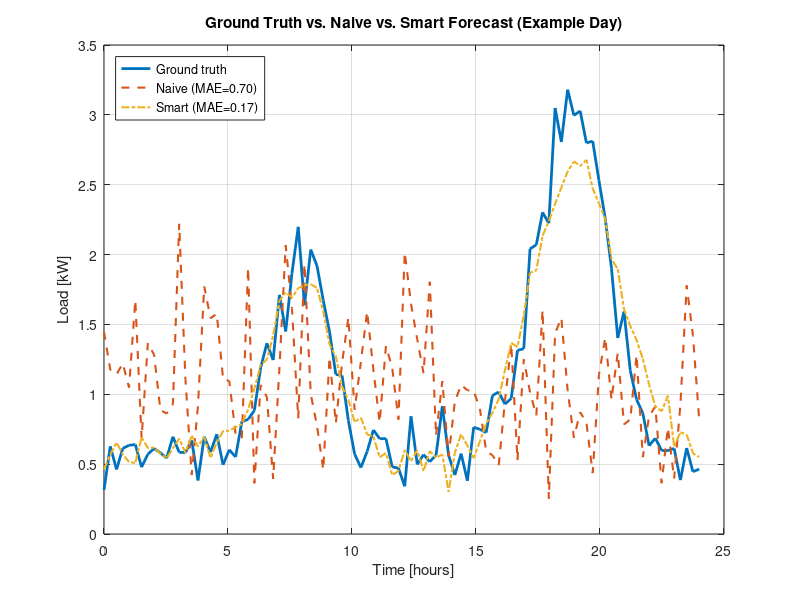

Source code (MATLAB): (Note: this script raises an error after producing the figure.)
function demo_forecast_milp_full
%% DEMO: Forecasting + MILP Peak Shaving + Random Benchmarks
clear; clc; close all;
rng(0);

%% ------------------------------------------------------------------------
% 1) ONE-DAY BASELINE: Ground truth + naive + smart forecast
% -------------------------------------------------------------------------
T = 96;                          % 96 x 15min = 24h
t = linspace(0,24,T);            % hours

% Ground truth (synthetic but realistic)
morning_peak     = 1.5 * exp(-(t - 8).^2  / (2*1.2^2));
evening_peak     = 2.5 * exp(-(t - 19).^2 / (2*1.5^2));
night_background = 0.5 + 0.1*sin(0.5*t);
noise            = 0.15 * randn(size(t));

L_true = morning_peak + evening_peak + night_background + noise;
L_true = max(L_true,0.2);        % no negatives

% Naive forecast: flat + big noise
avg_load      = mean(L_true);
L_fore_naive  = avg_load + 0.4*randn(size(t));
L_fore_naive  = max(L_fore_naive,0.2);

% Smart forecast: aligned peaks + smoother background
smart_morning     = 1.3 * exp(-(t - 8).^2  / (2*1.3^2));
smart_evening     = 2.0 * exp(-(t - 19).^2 / (2*1.8^2));
smart_background  = 0.55 + 0.08*sin(0.4*t);
L_fore_smart      = smart_morning + smart_evening + smart_background ...
                    + 0.07*randn(size(t));
L_fore_smart      = max(L_fore_smart,0.2);

MAE_naive = mean(abs(L_fore_naive - L_true));
MAE_smart = mean(abs(L_fore_smart - L_true));

fprintf('Forecast example (one day):\n');
fprintf('  MAE naive  = %.3f\n', MAE_naive);
fprintf('  MAE smart  = %.3f\n', MAE_smart);

% ---- Figure 1: forecasting example ----
figure(1);
plot(t, L_true, 'LineWidth', 2); hold on;
plot(t, L_fore_naive, '--', 'LineWidth', 1.5);
plot(t, L_fore_smart, '-.', 'LineWidth', 1.5);
grid on;
xlabel('Time [hours]');
ylabel('Load [kW]');
title('Ground Truth vs. Naive vs. Smart Forecast (Example Day)');
legend('Ground truth', ...
       sprintf('Naive (MAE=%.2f)', MAE_naive), ...
       sprintf('Smart (MAE=%.2f)', MAE_smart), ...
       'Location', 'NorthWest');
% print -dpdf fig1_forecast_example.pdf

%% ------------------------------------------------------------------------
% 2) MILP SCHEDULING on top of the SMART forecast baseline
% -------------------------------------------------------------------------
L_baseline = L_fore_smart(:);  % use smart forecast as baseline for scheduling
T = numel(L_baseline);

% Configurable controllable consumers
numConsumers = 5;          % change as you wish
dt           = t(2)-t(1);  % hours per slot

A_kW  = 1.5 + (3.0 - 1.5)*rand(numConsumers,1);   % 1.5–3.0 kW
dur_h = 1   + 2*rand(numConsumers,1);             % 1–3 hours

d_slots = ceil(dur_h / dt);

fprintf('\nConsumers (controllable loads):\n');
for i = 1:numConsumers
    fprintf('  #%d: A = %.2f kW, duration = %.2f h (%d slots)\n', ...
        i, A_kW(i), dur_h(i), d_slots(i));
end

% --- Reference "unscheduled" case: all start at baseline peak ---
[~, idx_peak_base] = max(L_baseline);
x_unsched = zeros(numConsumers, T);
for i = 1:numConsumers
    d = d_slots(i);
    start_idx = idx_peak_base;
    if start_idx + d - 1 > T
        start_idx = T - d + 1;
    end
    x_unsched(i, start_idx:start_idx+d-1) = 1;
end
total_load_unsched = L_baseline' + sum(A_kW .* x_unsched,1);
P_unsched          = max(total_load_unsched);

% --- MILP schedule ---
[x_milp, y_milp, P_milp] = schedule_peak_shaving(L_baseline, A_kW, d_slots);
total_load_milp         = L_baseline' + sum(A_kW .* x_milp,1);
P_milp_real             = max(total_load_milp);

P_base = max(L_baseline);

fprintf('\nPeak comparison (single day):\n');
fprintf('  Baseline-only peak        : %.3f kW\n', P_base);
fprintf('  Unscheduled peak          : %.3f kW\n', P_unsched);
fprintf('  MILP scheduled peak       : %.3f kW\n', P_milp_real);

% ---- Figure 2: load flattening by MILP ----
figure(2);
subplot(2,1,1);
plot(t, L_baseline, 'LineWidth', 2); hold on;
plot(t, total_load_unsched, '--', 'LineWidth', 1.5);
plot(t, total_load_milp, '-.', 'LineWidth', 1.8);
grid on;
xlabel('Time [hours]');
ylabel('Total load [kW]');
title('Baseline vs. Unscheduled vs. MILP-Scheduled Total Load');
legend(sprintf('Baseline (peak=%.2f)',P_base), ...
       sprintf('Unscheduled (peak=%.2f)',P_unsched), ...
       sprintf('MILP scheduled (peak=%.2f)',P_milp_real), ...
       'Location','NorthWest');

subplot(2,1,2);
plot(t, sum(A_kW .* x_unsched,1), '--', 'LineWidth', 1.5); hold on;
plot(t, sum(A_kW .* x_milp,1), '-.', 'LineWidth', 1.8);
grid on;
xlabel('Time [hours]');
ylabel('Controllable load [kW]');
title('Controllable Consumption: Unscheduled vs. MILP-Scheduled');
legend('Unscheduled','MILP scheduled','Location','NorthWest');
% print -dpdf fig2_milp_flattening.pdf

%% ------------------------------------------------------------------------
% 3) RANDOM SCHEDULING vs MILP (boxplot of peaks)
% -------------------------------------------------------------------------
numRandomTests = 50;
P_rand_all   = zeros(numRandomTests,1);
P_rand_pairs = zeros(numRandomTests,1);

for trial = 1:numRandomTests
    % --- Random-all: each appliance random start ---
    x_rand = zeros(numConsumers,T);
    for i = 1:numConsumers
        d = d_slots(i);
        start_idx = randi([1, T-d+1]);
        x_rand(i, start_idx:start_idx+d-1) = 1;
    end
    total_rand = L_baseline' + sum(A_kW .* x_rand,1);
    P_rand_all(trial) = max(total_rand);

    % --- Random-pairs: appliances shuffled then random by pairs ---
    x_pair = zeros(numConsumers,T);
    perm   = randperm(numConsumers);
    for idx = 1:2:numConsumers
        i = perm(idx);
        d = d_slots(i);
        s = randi([1, T-d+1]);
        x_pair(i, s:s+d-1) = 1;
        if idx+1 <= numConsumers
            j = perm(idx+1);
            d2 = d_slots(j);
            s2 = randi([1, T-d2+1]);
            x_pair(j, s2:s2+d2-1) = 1;
        end
    end
    total_pair = L_baseline' + sum(A_kW .* x_pair,1);
    P_rand_pairs(trial) = max(total_pair);
end

fprintf('\nRandom scheduling statistics (peaks):\n');
fprintf('  Random-all   mean = %.3f, min = %.3f\n', ...
    mean(P_rand_all), min(P_rand_all));
fprintf('  Random-pairs mean = %.3f, min = %.3f\n', ...
    mean(P_rand_pairs), min(P_rand_pairs));

% ---- Figure 3: boxplot of peaks ----
figure(3);
boxplot([P_rand_all P_rand_pairs], ...
        'Labels',{'Random all','Random pairs'});
hold on; grid on;
yline(P_milp_real,'r-','LineWidth',2);
yline(P_unsched,'k--','LineWidth',1.5);
yline(P_base,'b:','LineWidth',1.5);
ylabel('Peak load [kW]');
title('Peak Comparison: Random Schedules vs. MILP');
legend(sprintf('MILP peak = %.2f',P_milp_real), ...
       sprintf('Unscheduled peak = %.2f',P_unsched), ...
       sprintf('Baseline peak = %.2f',P_base), ...
       'Location','NorthEast');
hold off;
% print -dpdf fig3_random_vs_milp.pdf

end

% ======================================================================
% Local MILP solver (same as before, just packaged)
% ======================================================================
function [x_opt, y_opt, P_opt] = schedule_peak_shaving(L0, A_kW, d_slots)

    L0 = L0(:);
    [N,~] = size(A_kW);
    T = numel(L0);
    A_kW = A_kW(:);

    nY = N*T;
    nX = N*T;
    idxP = nY + nX + 1;
    nVar = idxP;

    f = zeros(nVar,1);    % objective: min P
    f(idxP) = 1;

    intcon = 1:(nY+nX);
    lb = zeros(nVar,1);
    ub = ones(nVar,1);
    ub(idxP) = Inf;

    % === Equality constraints ===
    nEq_start = N;
    nEq_dur   = N;
    nEq_link  = N*T;
    nEq       = nEq_start + nEq_dur + nEq_link;
    Aeq = sparse(nEq, nVar);
    beq = zeros(nEq,1);
    row = 0;

    % start once
    for i = 1:N
        row = row + 1;
        for k = 1:T
            idxY = (i-1)*T + k;
            Aeq(row, idxY) = 1;
        end
        beq(row) = 1;
    end

    % duration
    for i = 1:N
        row = row + 1;
        for k = 1:T
            idxX = nY + (i-1)*T + k;
            Aeq(row, idxX) = 1;
        end
        beq(row) = d_slots(i);
    end

    % link x,y
    for i = 1:N
        di = d_slots(i);
        for k = 1:T
            row = row + 1;
            idxX = nY + (i-1)*T + k;
            Aeq(row, idxX) = 1;
            tau_min = max(1, k-di+1);
            tau_max = k;
            for tau = tau_min:tau_max
                idxY = (i-1)*T + tau;
                Aeq(row, idxY) = Aeq(row, idxY) - 1;
            end
            beq(row) = 0;
        end
    end

    % === Inequality constraints ===
    Aineq = sparse(T, nVar);
    bineq = zeros(T,1);
    for k = 1:T
        for i = 1:N
            idxX = nY + (i-1)*T + k;
            Aineq(k, idxX) = Aineq(k, idxX) + A_kW(i);
        end
        Aineq(k, idxP) = -1;
        bineq(k) = -L0(k);
    end

    options = optimoptions('intlinprog', ...
        'Display','off', ...
        'Heuristics','advanced', ...
        'CutGeneration','intermediate');

    [z_opt,~,exitflag] = intlinprog(f,intcon,Aineq,bineq,Aeq,beq,lb,ub,options);

    if exitflag <= 0
        warning('intlinprog did not converge, exitflag=%d',exitflag);
    end

    z_opt(isnan(z_opt)) = 0;
    y_vec = z_opt(1:nY);
    x_vec = z_opt(nY+1:nY+nX);
    P_opt = z_opt(idxP);

    y_opt = reshape(y_vec,[T,N])';
    x_opt = reshape(x_vec,[T,N])';
    y_opt = round(y_opt);
    x_opt = round(x_opt);
end